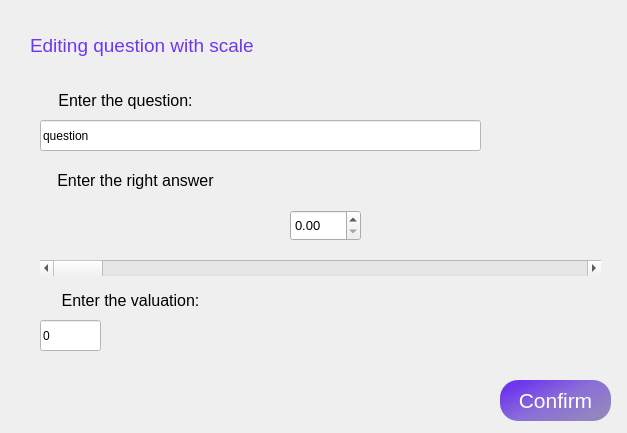
<?xml version="1.0" encoding="UTF-8"?>
<ui version="4.0">
 <class>Form</class>
 <widget class="QDialog" name="Form">
  <property name="geometry">
   <rect>
    <x>0</x>
    <y>0</y>
    <width>627</width>
    <height>433</height>
   </rect>
  </property>
  <property name="windowTitle">
   <string>Dialog</string>
  </property>
  <widget class="QLabel" name="label_4">
   <property name="geometry">
    <rect>
     <x>30</x>
     <y>30</y>
     <width>501</width>
     <height>31</height>
    </rect>
   </property>
   <property name="styleSheet">
    <string notr="true">color: rgba(110, 55, 238, 255)</string>
   </property>
   <property name="text">
    <string>&lt;html&gt;&lt;head/&gt;&lt;body&gt;&lt;p&gt;&lt;span style=&quot; font-size:14pt;&quot;&gt;Editing question with scale&lt;/span&gt;&lt;/p&gt;&lt;/body&gt;&lt;/html&gt;</string>
   </property>
   <property name="textFormat">
    <enum>Qt::RichText</enum>
   </property>
  </widget>
  <widget class="QLineEdit" name="lineEdit">
   <property name="geometry">
    <rect>
     <x>40</x>
     <y>120</y>
     <width>441</width>
     <height>31</height>
    </rect>
   </property>
   <property name="styleSheet">
    <string notr="true">background-color: rgb(255,255,255);
font: 10pt &quot;MS Shell Dlg 2&quot;; </string>
   </property>
   <property name="text">
    <string>question</string>
   </property>
  </widget>
  <widget class="QLabel" name="label_5">
   <property name="geometry">
    <rect>
     <x>40</x>
     <y>280</y>
     <width>181</width>
     <height>41</height>
    </rect>
   </property>
   <property name="text">
    <string>&lt;html&gt;&lt;head/&gt;&lt;body&gt;&lt;p align=&quot;center&quot;&gt;&lt;span style=&quot; font-size:12pt;&quot;&gt;Enter the valuation:&lt;/span&gt;&lt;/p&gt;&lt;/body&gt;&lt;/html&gt;</string>
   </property>
   <property name="textFormat">
    <enum>Qt::RichText</enum>
   </property>
   <property name="alignment">
    <set>Qt::AlignCenter</set>
   </property>
  </widget>
  <widget class="QLabel" name="label_2">
   <property name="geometry">
    <rect>
     <x>30</x>
     <y>80</y>
     <width>191</width>
     <height>41</height>
    </rect>
   </property>
   <property name="text">
    <string>&lt;html&gt;&lt;head/&gt;&lt;body&gt;&lt;p align=&quot;center&quot;&gt;&lt;span style=&quot; font-size:12pt;&quot;&gt;Enter the question:&lt;/span&gt;&lt;/p&gt;&lt;/body&gt;&lt;/html&gt;</string>
   </property>
   <property name="textFormat">
    <enum>Qt::RichText</enum>
   </property>
   <property name="alignment">
    <set>Qt::AlignCenter</set>
   </property>
  </widget>
  <widget class="QLineEdit" name="lineEdit_2">
   <property name="geometry">
    <rect>
     <x>40</x>
     <y>320</y>
     <width>61</width>
     <height>31</height>
    </rect>
   </property>
   <property name="styleSheet">
    <string notr="true">background-color: rgb(255,255,255);
font: 10pt &quot;MS Shell Dlg 2&quot;; </string>
   </property>
   <property name="text">
    <string>0</string>
   </property>
  </widget>
  <widget class="QDoubleSpinBox" name="doubleSpinBox">
   <property name="geometry">
    <rect>
     <x>290</x>
     <y>210</y>
     <width>71</width>
     <height>31</height>
    </rect>
   </property>
   <property name="font">
    <font>
     <pointsize>10</pointsize>
    </font>
   </property>
  </widget>
  <widget class="QScrollBar" name="horizontalScrollBar">
   <property name="geometry">
    <rect>
     <x>40</x>
     <y>260</y>
     <width>561</width>
     <height>16</height>
    </rect>
   </property>
   <property name="orientation">
    <enum>Qt::Horizontal</enum>
   </property>
  </widget>
  <widget class="QLabel" name="label_6">
   <property name="geometry">
    <rect>
     <x>30</x>
     <y>160</y>
     <width>211</width>
     <height>41</height>
    </rect>
   </property>
   <property name="text">
    <string>&lt;html&gt;&lt;head/&gt;&lt;body&gt;&lt;p&gt;&lt;span style=&quot; font-size:12pt;&quot;&gt;Enter the right answer&lt;/span&gt;&lt;/p&gt;&lt;/body&gt;&lt;/html&gt;</string>
   </property>
   <property name="textFormat">
    <enum>Qt::RichText</enum>
   </property>
   <property name="alignment">
    <set>Qt::AlignCenter</set>
   </property>
  </widget>
  <widget class="QPushButton" name="pushButton">
   <property name="geometry">
    <rect>
     <x>500</x>
     <y>380</y>
     <width>111</width>
     <height>41</height>
    </rect>
   </property>
   <property name="font">
    <font>
     <family>.AppleSystemUIFont</family>
     <pointsize>16</pointsize>
     <weight>50</weight>
     <italic>false</italic>
     <bold>false</bold>
    </font>
   </property>
   <property name="cursor">
    <cursorShape>PointingHandCursor</cursorShape>
   </property>
   <property name="styleSheet">
    <string notr="true">background-color: qlineargradient(spread:pad, x1:0.07, y1:0.227364, x2:0.895, y2:0.847, stop:0 rgba(110, 55, 238, 255), stop:0.487562 rgba(138, 110, 215, 255), stop:1 rgba(147, 134, 190, 255));
border-radius: 18px;
color: rgb(255, 255, 255);</string>
   </property>
   <property name="text">
    <string>Confirm</string>
   </property>
  </widget>
 </widget>
 <tabstops>
  <tabstop>doubleSpinBox</tabstop>
  <tabstop>lineEdit</tabstop>
  <tabstop>lineEdit_2</tabstop>
  <tabstop>pushButton</tabstop>
 </tabstops>
 <resources/>
 <connections/>
</ui>
